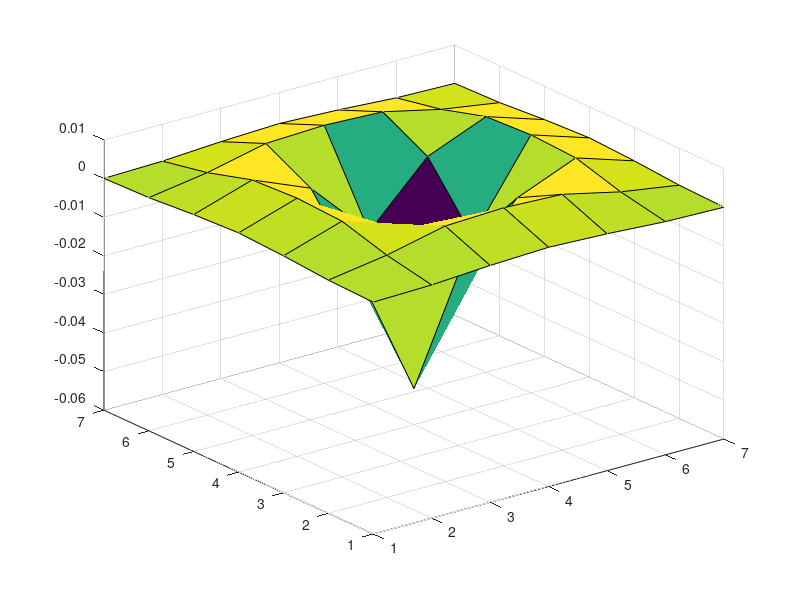

This chart was generated by the following MATLAB code:
function [filterBank] = createFilterBank() 
% Code to generate reasonable filter bank

gaussianScales = [1 2 4 8 sqrt(2)*8];
logScales      = [1 2 4 8 sqrt(2)*8];
dxScales       = [1 2 4 8 sqrt(2)*8];
dyScales       = [1 2 4 8 sqrt(2)*8];

filterBank = cell(numel(gaussianScales) + numel(logScales) + numel(dxScales) + numel(dyScales),1);

idx = 0;

for scale = gaussianScales
    idx = idx + 1;
    filterBank{idx} = fspecial('gaussian', 2*ceil(scale*2.5)+1, scale);
end
surf(filterBank{5});
for scale = logScales
    idx = idx + 1;
    filterBank{idx} = fspecial('log', 2*ceil(scale*2.5)+1, scale);
end
imagesc(filterBank{10});
surf(filterBank{1});
surf(filterBank{6});
for scale = dxScales
    idx = idx + 1;
    f = fspecial('gaussian', 2*ceil(scale*2.5) + 1, scale);
    f = imfilter(f, [-1 0 1], 'same');
    filterBank{idx} = f;
end
% surf(filterBank{11});
% surf(filterBank{15});
for scale = dyScales
    idx = idx + 1;
    f = fspecial('gaussian', 2*ceil(scale*2.5) + 1, scale);
    f = imfilter(f, [-1 0 1]', 'same');
    filterBank{idx} = f;
end
% surf(filterBank{16});
% surf(filterBank{20});

return;
